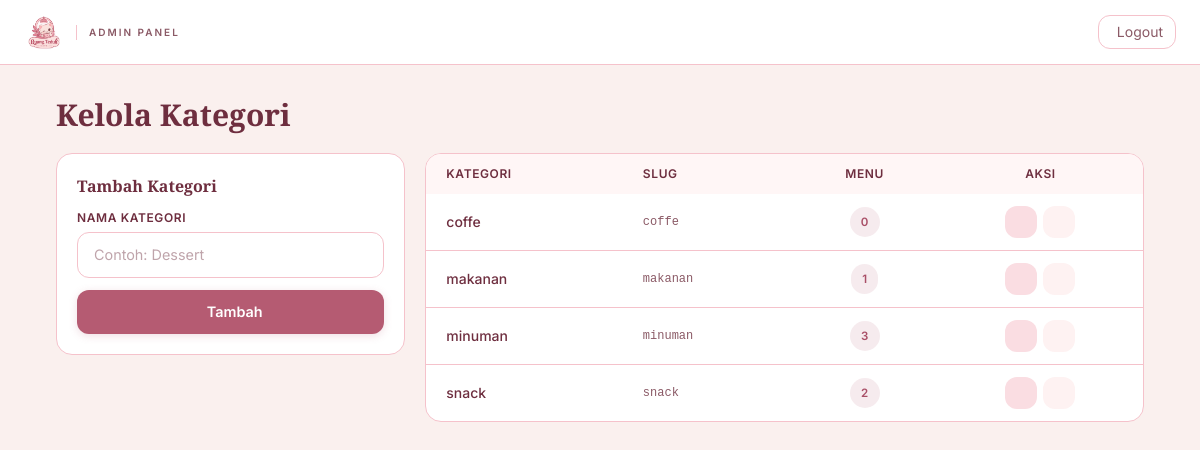
Page /admin/kategori.php (signed in) on the committed database.
### tables this page shows
CREATE TABLE `kategori` (
  `id` int(11) UNSIGNED NOT NULL,
  `nama_kategori` varchar(50) NOT NULL,
  `slug` varchar(60) NOT NULL,
  `deskripsi` text DEFAULT NULL,
  `urutan` int(11) NOT NULL DEFAULT 0,
  `is_active` tinyint(1) NOT NULL DEFAULT 1,
  `created_at` timestamp NOT NULL DEFAULT current_timestamp()
);

### admin/kategori.php (the view, shortened to what this page needs)
<?php
require_once '../includes/auth.php';
$kategori = mysqli_query($koneksi, "SELECT k.*, (SELECT COUNT(*) FROM menu WHERE kategori_id = k.id) as total_menu
    FROM kategori k ORDER BY k.urutan, k.nama_kategori");
include '../includes/header.php';
?>
<div class="min-h-screen bg-cream">
    <nav class="bg-white border-b border-border-pink py-3 px-6 sticky top-0 z-50">
        <div class="flex items-center justify-between">
            <a href="<?= $base_url; ?>admin/dashboard.php" class="flex items-center gap-3">
                <img src="<?= $base_url; ?>assets/logo-brand.png" alt="Ruang Teduh" class="h-10 w-auto object-contain">
                <span class="hidden md:inline text-[10px] uppercase tracking-[2px] text-berry-soft font-semibold pl-3 border-l border-border-pink">Admin Panel</span>
            </a>
            <a href="<?= $base_url; ?>admin/logout.php" class="inline-flex items-center gap-1.5 px-3 py-1.5 rounded-md border border-border-pink text-sm text-berry-soft hover:border-rose-dusty hover:text-rose-dusty transition-colors">
                <i class="ph ph-sign-out"></i> Logout
            </a>
        </div>
    </nav>
    <div class="max-w-6xl mx-auto p-6 lg:p-8">
        <h1 class="font-display text-2xl md:text-3xl font-bold text-berry mb-5">Kelola Kategori</h1>
        <div class="grid lg:grid-cols-3 gap-5">
            <div class="lg:col-span-1">
                <div class="bg-white rounded-lg border border-border-pink p-5">
                    <h2 class="font-display text-base font-bold text-berry mb-3">Tambah Kategori</h2>
                    <form method="POST" class="space-y-3">
                        <div>
                            <label class="block text-xs font-semibold text-berry mb-1.5 uppercase tracking-wider">Nama Kategori</label>
                            <input type="text" name="nama_kategori" required class="input-cafe" placeholder="Contoh: Dessert">
                        </div>
                        <button type="submit" class="btn-primary-cafe w-full">
                            <i class="ph ph-plus"></i> Tambah
                        </button>
                    </form>
                </div>
            </div>
            <div class="lg:col-span-2">
                <div class="bg-white rounded-lg border border-border-pink overflow-hidden">
                    <table class="w-full text-sm">
                        <thead class="bg-cream-alt">
                            <tr class="text-left">
                                <th class="px-5 py-3 font-semibold text-berry text-xs uppercase tracking-wider">Kategori</th>
                                <th class="px-5 py-3 font-semibold text-berry text-xs uppercase tracking-wider">Slug</th>
                                <th class="px-5 py-3 font-semibold text-berry text-xs uppercase tracking-wider text-center">Menu</th>
                                <th class="px-5 py-3 font-semibold text-berry text-xs uppercase tracking-wider text-center">Aksi</th>
                            </tr>
                        </thead>
                        <tbody class="divide-y divide-border-pink">
                            <?php while ($k = mysqli_fetch_assoc($kategori)): ?>
                            <tr class="hover:bg-cream-alt/50">
                                <td class="px-5 py-3 font-medium text-berry"><?= htmlspecialchars($k['nama_kategori']); ?></td>
                                <td class="px-5 py-3 text-berry-soft font-mono text-xs"><?= $k['slug']; ?></td>
                                <td class="px-5 py-3 text-center">
                                    <span class="badge-cafe badge-cafe-primary"><?= $k['total_menu']; ?></span>
                                </td>
                                <td class="px-5 py-3">
                                    <div class="flex items-center gap-1.5 justify-center">
                                        <button onclick="editKategori(<?= $k['id']; ?>, '<?= htmlspecialchars($k['nama_kategori']); ?>')"
                                                class="w-8 h-8 rounded-md bg-blush-light flex items-center justify-center text-rose-dusty hover:bg-rose-dusty hover:text-white transition-colors">
                                        </button>
                                        <form method="POST" onsubmit="return confirm('Hapus kategori ini?')" class="inline">
                                            <button class="w-8 h-8 rounded-md bg-red-50 flex items-center justify-center text-red-600 hover:bg-red-600 hover:text-white transition-colors">
                                            </button>
                                        </form>
                                    </div>
                                </td>
                            </tr>
                            <?php endwhile; ?>
                        </tbody>
                    </table>
                </div>
            </div>
        </div>
    </div>
</div>
<?php include '../includes/footer.php'; ?>

### assets/css/style.css (style rules this page uses)
:root { --rose-dusty: #B55B72; --rose-dark: #A94F67; --rose-soft: #C97A8E; --blush: #F7C8D0; --blush-light:#FADDE2; --cream: #FAF0EE; --cream-alt: #FFF6F6; --berry: #6E2E3F; --berry-soft: #8B5A66; --border-pink:#F5C2CB; --white: #FFFFFF; --shadow-xs: 0 1px 2px rgba(110, 46, 63, 0.04); --shadow-sm: 0 2px 6px rgba(110, 46, 63, 0.06); --shadow-md: 0 4px 14px rgba(110, 46, 63, 0.08); --shadow-lg: 0 12px 32px rgba(110, 46, 63, 0.10); }
* { -webkit-font-smoothing: antialiased; -moz-osx-font-smoothing: grayscale; box-sizing: border-box; }
html { scroll-behavior: smooth; }
body { font-family: 'Inter', system-ui, -apple-system, sans-serif; background-color: var(--cream); color: var(--berry); line-height: 1.6; font-size: 15px; overflow-x: hidden; }
h1, h2, h3, h4, h5, h6 { font-family: 'Playfair Display', Georgia, serif; font-weight: 700; color: var(--berry); line-height: 1.25; }
a { text-decoration: none; color: inherit; transition: color 150ms ease; }
.btn-primary-cafe { display: inline-flex; align-items: center; justify-content: center; gap: 0.5rem; padding: 0.7rem 1.5rem; background: var(--rose-dusty); color: var(--white); border: none; border-radius: 12px; font-weight: 600; font-size: 0.9rem; cursor: pointer; transition: background-color 200ms ease, transform 200ms ease; box-shadow: 0 2px 8px rgba(181, 91, 114, 0.20); }
.input-cafe { width: 100%; padding: 0.7rem 1rem; border: 1.5px solid var(--border-pink); border-radius: 12px; background: var(--white); color: var(--berry); font-size: 0.9rem; font-family: inherit; transition: border-color 150ms ease, box-shadow 150ms ease; }
.input-cafe::placeholder { color: var(--berry-soft); opacity: 0.55; }
.badge-cafe { display: inline-flex; align-items: center; gap: 0.4rem; padding: 0.3rem 0.7rem; border-radius: 999px; font-size: 0.72rem; font-weight: 600; letter-spacing: 0.2px; white-space: nowrap; }
.badge-cafe-primary { background: rgba(181, 91, 114, 0.12); color: var(--rose-dark); }

### rows in the picture
kategori: nama_kategori "coffe", slug "coffe", total_menu "0"
kategori: nama_kategori "makanan", slug "makanan", total_menu "1"
kategori: nama_kategori "minuman", slug "minuman", total_menu "3"
kategori: nama_kategori "snack", slug "snack", total_menu "2"
